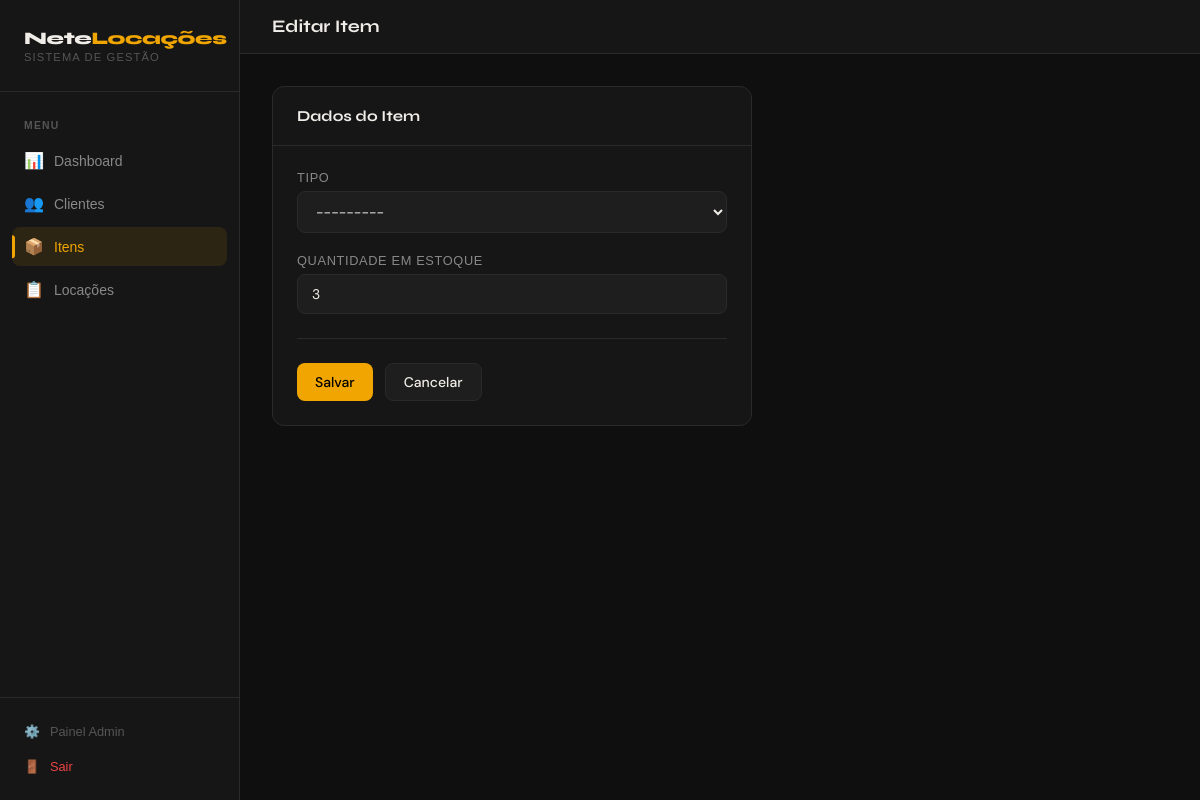
Page /itens/5/editar/ (signed in) on the earlier database version.
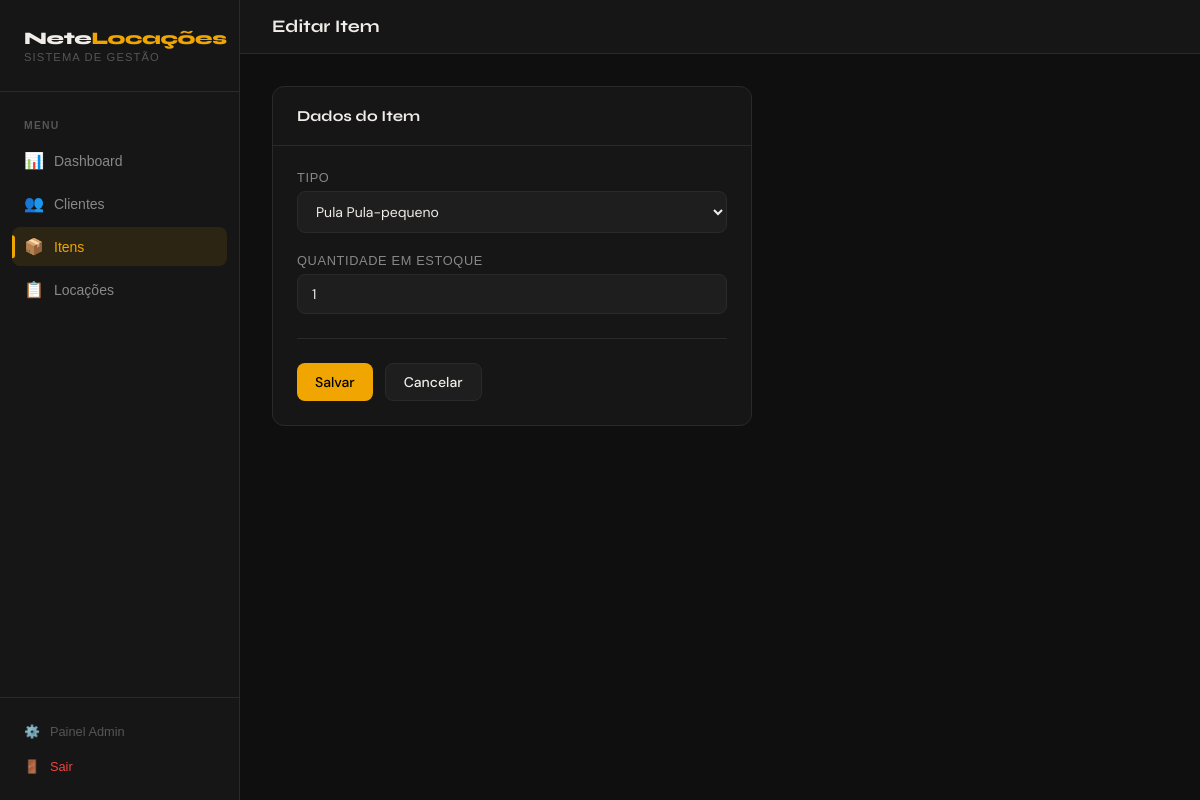
Same page on the later database version.
### item/models.py (models this page shows, shortened)
class Item(models.Model):
    TIPO_CHOICES = (
        ('cadeira', 'Cadeira'),
        ('mesa', 'Mesa'),
        ('pula_pula-pequeno', 'Pula Pula-pequeno'),
        ('piscina_bolinha', 'Piscina de Bolinha'),
        ('pula_pula-grande', 'Pula Pula-grande'),
    )
    tipo = models.CharField(max_length=20, choices=TIPO_CHOICES)
    quantidade_estoque = models.IntegerField()

### core/views.py (the view)
# urls.py: path('itens/<int:pk>/editar/', views.item_editar, name='item_editar'),
@login_required
def item_editar(request, pk):
    item = get_object_or_404(Item, pk=pk)
    form = ItemForm(request.POST or None, instance=item)
    if form.is_valid():
        form.save()
        messages.success(request, 'Item atualizado!')
        return redirect('itens_list')
    return render(request, 'itens/form.html', {'form': form})

### core/views.py
class ItemForm(forms.ModelForm):
    class Meta:
        model = Item
        fields = ['tipo', 'quantidade_estoque']
        widgets = {
            'quantidade_estoque': forms.NumberInput(attrs={'min': 0}),
        }

### templates/itens/form.html (shortened to what this page needs)
{% extends 'base/base.html' %}
{% block page_title %}{% if form.instance.pk %}Editar Item{% else %}Novo Item{% endif %}{% endblock %}
{% block content %}
<div class="card" style="max-width:480px">
    <div class="card-header">
        <span class="card-title">Dados do Item</span>
    </div>
    <div class="card-body">
        <form method="post">
            <div class="form-group">
                <label>Tipo</label>
                {{ form.tipo }}
            </div>
            <div class="form-group">
                <label>Quantidade em Estoque</label>
                {{ form.quantidade_estoque }}
            </div>
            <div class="form-actions">
                <button type="submit" class="btn btn-primary">
                    {% if form.instance.pk %}Salvar{% else %}Cadastrar{% endif %}
                </button>
                <a href="{% url 'itens_list' %}" class="btn btn-secondary">Cancelar</a>
            </div>
        </form>
    </div>
</div>
{% endblock %}

Differences in the rows shown:
changed Item: tipo "---------" → "Pula Pula-pequeno"; quantidade_estoque "3" → "1"
